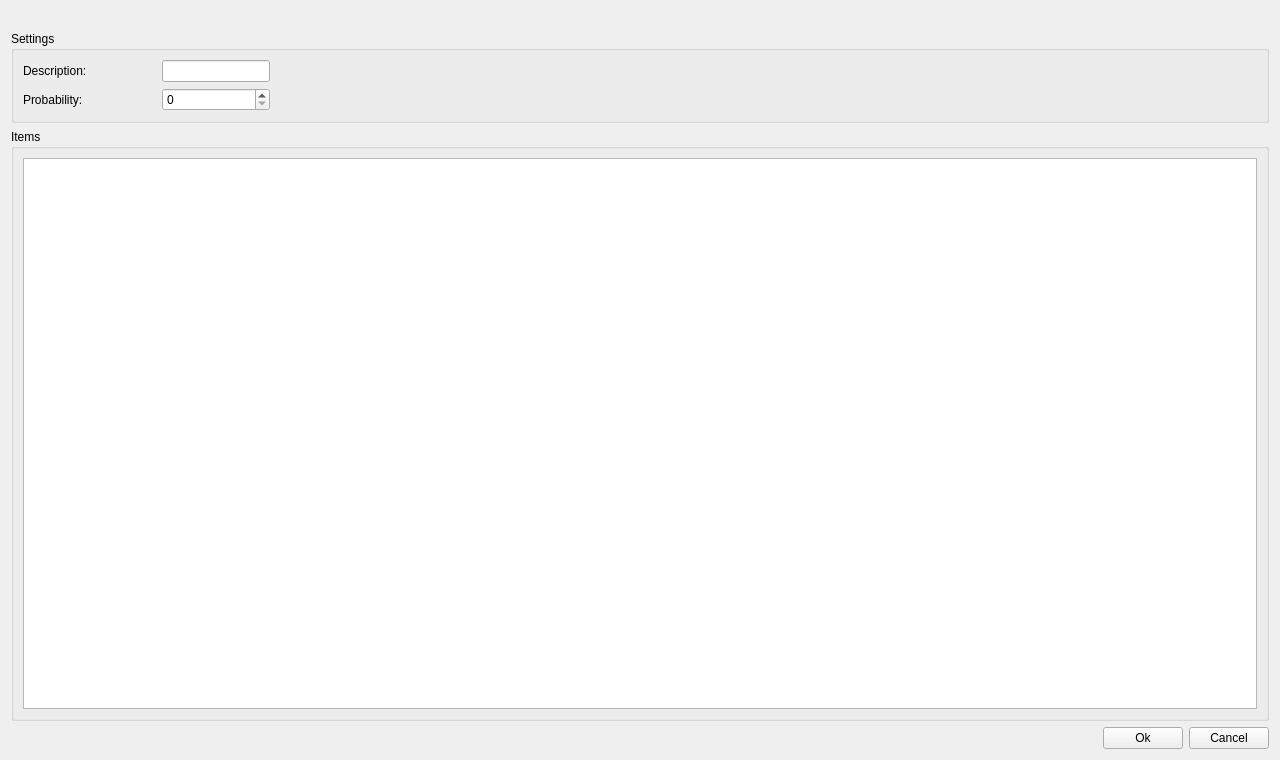
<?xml version="1.0" encoding="UTF-8"?>
<ui version="4.0">
 <class>ItemBlockWidget</class>
 <widget class="QWidget" name="ItemBlockWidget">
  <property name="geometry">
   <rect>
    <x>0</x>
    <y>0</y>
    <width>1280</width>
    <height>760</height>
   </rect>
  </property>
  <property name="windowTitle">
   <string>Edit element</string>
  </property>
  <property name="windowIcon">
   <iconset resource="appstyle.qrc">
    <normaloff>:/icons/appicon</normaloff>:/icons/appicon</iconset>
  </property>
  <layout class="QGridLayout" name="gridLayout">
   <item row="0" column="0">
    <layout class="QVBoxLayout" name="verticalLayout">
     <item>
      <widget class="QLabel" name="tooltipLabel">
       <property name="text">
        <string/>
       </property>
      </widget>
     </item>
     <item>
      <widget class="QGroupBox" name="groupBox">
       <property name="title">
        <string>Settings</string>
       </property>
       <layout class="QGridLayout" name="gridLayout_2" columnstretch="20,80">
        <item row="0" column="0">
         <layout class="QGridLayout" name="gridLayout_4" columnstretch="30,0">
          <item row="0" column="1">
           <widget class="QLineEdit" name="descriptionEdit"/>
          </item>
          <item row="1" column="1">
           <widget class="QSpinBox" name="probabilitySpin"/>
          </item>
          <item row="1" column="0">
           <widget class="QLabel" name="probabilityLabel">
            <property name="text">
             <string>Probability:</string>
            </property>
           </widget>
          </item>
          <item row="0" column="0">
           <widget class="QLabel" name="descriptionLabel">
            <property name="text">
             <string>Description:</string>
            </property>
           </widget>
          </item>
         </layout>
        </item>
        <item row="0" column="1">
         <spacer name="horizontalSpacer_2">
          <property name="orientation">
           <enum>Qt::Horizontal</enum>
          </property>
          <property name="sizeHint" stdset="0">
           <size>
            <width>40</width>
            <height>20</height>
           </size>
          </property>
         </spacer>
        </item>
       </layout>
      </widget>
     </item>
     <item>
      <widget class="QGroupBox" name="groupBox_2">
       <property name="title">
        <string>Items</string>
       </property>
       <layout class="QGridLayout" name="gridLayout_3">
        <item row="0" column="0">
         <widget class="QTableWidget" name="tableWidget">
          <attribute name="horizontalHeaderMinimumSectionSize">
           <number>20</number>
          </attribute>
          <attribute name="horizontalHeaderDefaultSectionSize">
           <number>37</number>
          </attribute>
          <attribute name="verticalHeaderMinimumSectionSize">
           <number>20</number>
          </attribute>
          <attribute name="verticalHeaderDefaultSectionSize">
           <number>20</number>
          </attribute>
         </widget>
        </item>
       </layout>
      </widget>
     </item>
     <item>
      <layout class="QHBoxLayout" name="horizontalLayout">
       <item>
        <spacer name="horizontalSpacer">
         <property name="orientation">
          <enum>Qt::Horizontal</enum>
         </property>
         <property name="sizeHint" stdset="0">
          <size>
           <width>40</width>
           <height>20</height>
          </size>
         </property>
        </spacer>
       </item>
       <item>
        <widget class="QPushButton" name="submitButton">
         <property name="text">
          <string>Ok</string>
         </property>
        </widget>
       </item>
       <item>
        <widget class="QPushButton" name="cancelButton">
         <property name="text">
          <string>Cancel</string>
         </property>
        </widget>
       </item>
      </layout>
     </item>
    </layout>
   </item>
  </layout>
 </widget>
 <resources>
  <include location="appstyle.qrc"/>
 </resources>
 <connections/>
</ui>
